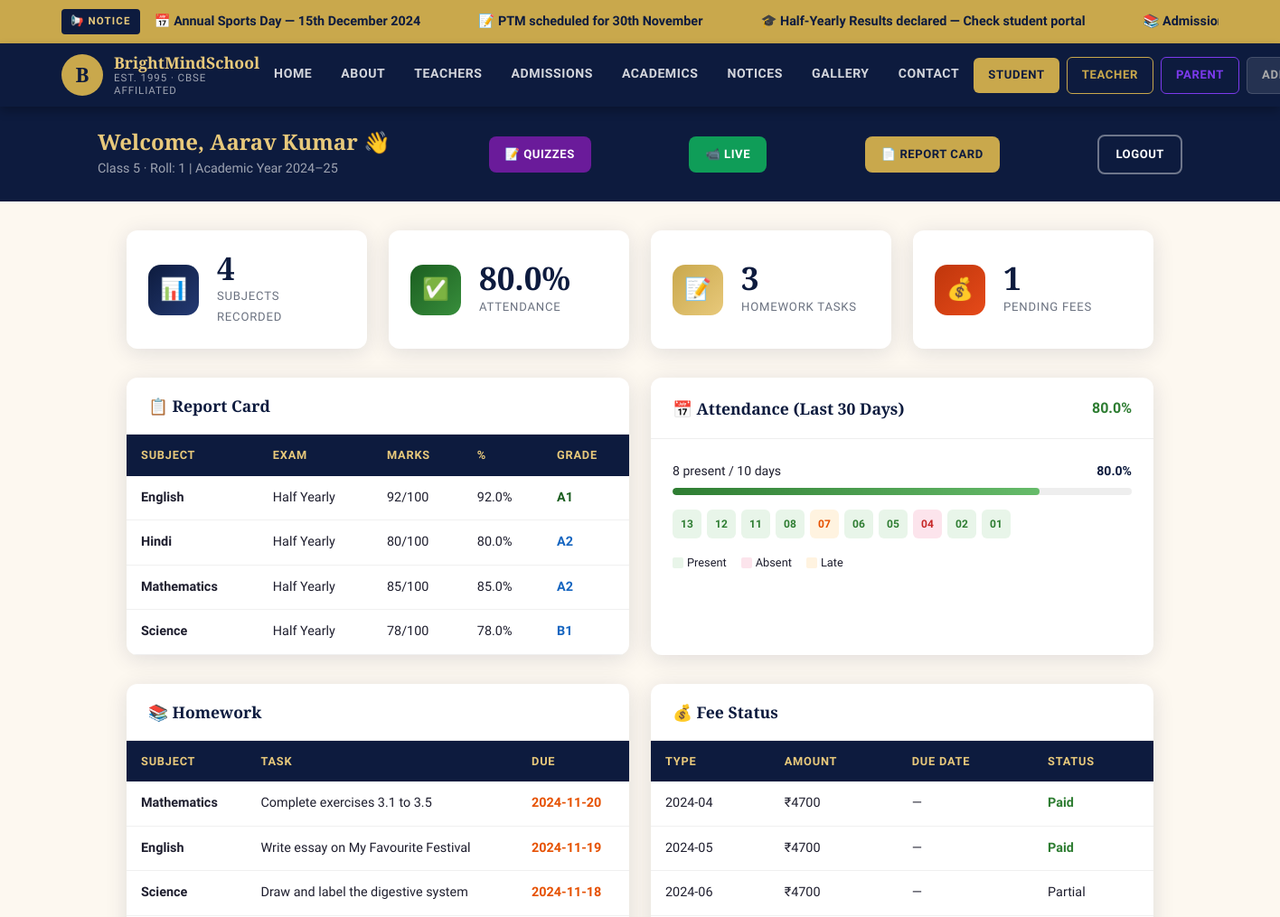
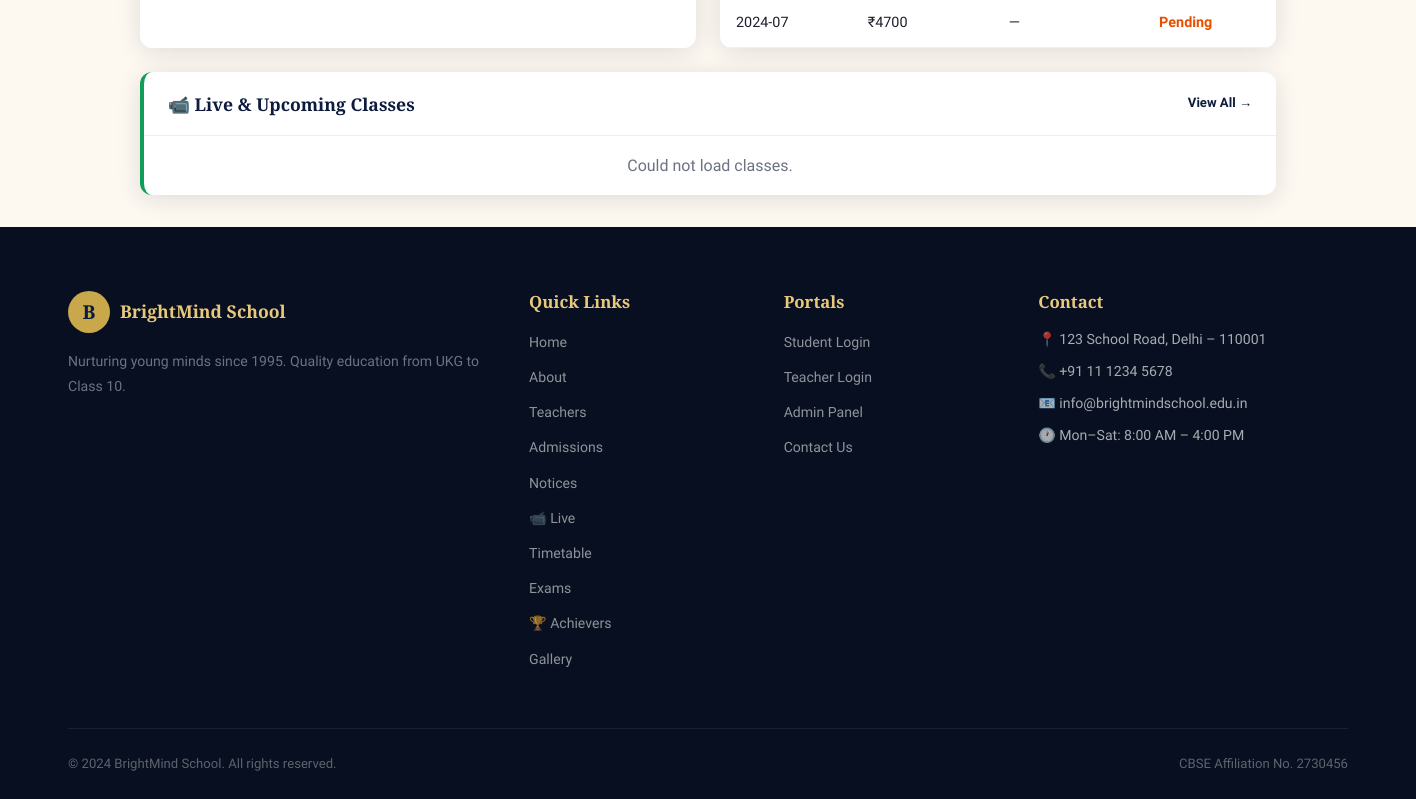
/student/dashboard (signed in), run on the app's committed database (2 pictures, top to bottom).
### tables this page shows
CREATE TABLE marks (
            id INTEGER PRIMARY KEY AUTOINCREMENT,
            student_id INTEGER NOT NULL, subject TEXT NOT NULL,
            marks REAL NOT NULL, max_marks REAL DEFAULT 100,
            exam_type TEXT DEFAULT "Unit Test",
            created_at TIMESTAMP DEFAULT CURRENT_TIMESTAMP,
            UNIQUE(student_id, subject, exam_type)
        );

CREATE TABLE attendance (
            id INTEGER PRIMARY KEY AUTOINCREMENT,
            student_id INTEGER NOT NULL, date TEXT NOT NULL, status TEXT NOT NULL,
            UNIQUE(student_id, date)
        );

CREATE TABLE homework (
            id INTEGER PRIMARY KEY AUTOINCREMENT,
            class_name TEXT NOT NULL, subject TEXT NOT NULL,
            description TEXT NOT NULL, due_date TEXT NOT NULL,
            teacher_id INTEGER, created_at TIMESTAMP DEFAULT CURRENT_TIMESTAMP
        );

CREATE TABLE fees (
            id INTEGER PRIMARY KEY AUTOINCREMENT,
            student_id INTEGER NOT NULL, class_name TEXT NOT NULL,
            fee_month TEXT NOT NULL, fee_year TEXT DEFAULT "2024-25",
            tuition_fee REAL DEFAULT 0, other_fee REAL DEFAULT 0,
            total_fee REAL DEFAULT 0, paid_amount REAL DEFAULT 0,
            remaining REAL DEFAULT 0, paid_date TEXT,
            status TEXT DEFAULT "Pending", remarks TEXT,
            UNIQUE(student_id, fee_month)
        );

### app.py (the view)
@app.route('/student/dashboard')
def student_dashboard():
    if session.get('role') != 'student': return redirect('/student/login')
    db  = get_db()
    sid = session['student_id']
    marks      = db.execute('SELECT * FROM marks WHERE student_id=?', (sid,)).fetchall()
    attendance = db.execute('SELECT * FROM attendance WHERE student_id=? ORDER BY date DESC LIMIT 30', (sid,)).fetchall()
    homework   = db.execute('SELECT * FROM homework WHERE class_name=? ORDER BY due_date DESC', (session['student_class'],)).fetchall()
    fees       = db.execute('SELECT * FROM fees WHERE student_id=? ORDER BY fee_month', (sid,)).fetchall()
    total   = len(attendance)
    present = sum(1 for a in attendance if a['status'] == 'Present')
    pct     = round((present/total*100) if total else 0, 1)
    return render_template('student_dashboard.html',
        marks=marks, attendance=attendance, homework=homework, fees=fees,
        attend_pct=pct, total_days=total, present_days=present)

### database/db.py (called while the page is built)
def get_db():
    db = getattr(g, '_database', None)
    if db is None:
        db = g._database = sqlite3.connect(DATABASE)
        db.row_factory = sqlite3.Row
        db.execute("PRAGMA foreign_keys = OFF")
    return db

### templates/student_dashboard.html (shortened to what this page needs)
{% extends 'base.html' %}
{% block content %}
<div class="dashboard">
  <div class="dash-header">
    <div class="dash-header-inner">
      <div>
        <h2>Welcome, {{ session.student_name }} 👋</h2>
        <p>{{ session.student_class }} · Roll: {% for m in marks %}{% endfor %} {{ session.get('student_id') }} | Academic Year 2024–25</p>
      </div>
      <a href="/student/quizzes" class="btn btn-sm" style="background:#6a1b9a;color:#fff;">📝 Quizzes</a>
      <a href="/live_classes" class="btn btn-sm" style="background:#0f9d58;color:#fff;">📹 Live</a>
      <a href="/student/report_card" class="btn btn-gold btn-sm" target="_blank">📄 Report Card</a>
      <a href="/student/logout" class="btn btn-outline btn-sm">Logout</a>
    </div>
  </div>
  <div class="dash-main">
    <div class="grid-4" style="margin-bottom:2rem;">
      <div class="stat-card">
        <div class="stat-icon navy">📊</div>
        <div>
          <div class="stat-num">{{ marks|length }}</div>
          <div class="stat-lbl">Subjects Recorded</div>
        </div>
      </div>
      <div class="stat-card">
        <div class="stat-icon green">✅</div>
        <div>
          <div class="stat-num">{{ attend_pct }}%</div>
          <div class="stat-lbl">Attendance</div>
        </div>
      </div>
      <div class="stat-card">
        <div class="stat-icon gold">📝</div>
        <div>
          <div class="stat-num">{{ homework|length }}</div>
          <div class="stat-lbl">Homework Tasks</div>
        </div>
      </div>
      <div class="stat-card">
        <div class="stat-icon orange">💰</div>
        <div>
          <div class="stat-num">{{ fees|selectattr('status','eq','Pending')|list|length }}</div>
          <div class="stat-lbl">Pending Fees</div>
        </div>
      </div>
    </div>
    <div class="grid-2" style="margin-bottom:2rem;">
      <div class="dash-card">
        <div class="dash-card-header"><h3>📋 Report Card</h3></div>
        <div class="table-wrap">
          <table>
            <thead><tr><th>Subject</th><th>Exam</th><th>Marks</th><th>%</th><th>Grade</th></tr></thead>
            <tbody>
              {% for m in marks %}
              {% set pct = (m['marks']/m['max_marks']*100)|round(1) %}
              <tr>
                <td><strong>{{ m['subject'] }}</strong></td>
                <td>{{ m['exam_type'] }}</td>
                <td>{{ m['marks']|int }}/{{ m['max_marks']|int }}</td>
                <td>{{ pct }}%</td>
                <td>
                  <span style="font-weight:700;color:{% if pct>=90 %}#1b5e20{% elif pct>=75 %}#1565c0{% elif pct>=60 %}#e65100{% else %}#c62828{% endif %};">
                    {% if pct>=90 %}A1{% elif pct>=80 %}A2{% elif pct>=70 %}B1{% elif pct>=60 %}B2{% elif pct>=50 %}C1{% else %}D{% endif %}
                  </span>
                </td>
              </tr>
              {% endfor %}
            </tbody>
          </table>
        </div>
      </div>
      <div class="dash-card">
        <div class="dash-card-header">
          <h3>📅 Attendance (Last 30 Days)</h3>
          <span style="font-weight:700;color:{% if attend_pct>=75 %}var(--green){% else %}var(--red){% endif %};">{{ attend_pct }}%</span>
        </div>
        <div class="dash-card-body">
          <div style="margin-bottom:1rem;">
            <div style="display:flex;justify-content:space-between;font-size:0.88rem;margin-bottom:6px;">
              <span>{{ present_days }} present / {{ total_days }} days</span>
              <span style="font-weight:700;color:var(--navy);">{{ attend_pct }}%</span>
            </div>
            <div class="progress-bar"><div class="progress-fill green" style="width:{{ attend_pct }}%;"></div></div>
          </div>
          <div style="display:flex;flex-wrap:wrap;gap:6px;">
            {% for a in attendance %}
            <span title="{{ a['date'] }}" style="width:32px;height:32px;border-radius:6px;display:flex;align-items:center;justify-content:center;font-size:0.75rem;font-weight:700;background:{% if a['status']=='Present' %}#e8f5e9;color:#2e7d32{% elif a['status']=='Absent' %}#fce4ec;color:#c62828{% else %}#fff3e0;color:#e65100{% endif %};">
              {{ a['date'][8:] }}
            </span>
            {% endfor %}
          </div>
          <div style="display:flex;gap:1rem;margin-top:1rem;font-size:0.8rem;">
            <span style="display:flex;align-items:center;gap:4px;"><span style="width:12px;height:12px;background:#e8f5e9;border-radius:2px;display:inline-block;"></span>Present</span>
            <span style="display:flex;align-items:center;gap:4px;"><span style="width:12px;height:12px;background:#fce4ec;border-radius:2px;display:inline-block;"></span>Absent</span>
            <span style="display:flex;align-items:center;gap:4px;"><span style="width:12px;height:12px;background:#fff3e0;border-radius:2px;display:inline-block;"></span>Late</span>
          </div>
        </div>
      </div>
    </div>
    <div class="grid-2">
      <div class="dash-card">
        <div class="dash-card-header"><h3>📚 Homework</h3></div>
        <div class="table-wrap">
          <table>
            <thead><tr><th>Subject</th><th>Task</th><th>Due</th></tr></thead>
            <tbody>
              {% for hw in homework %}
              <tr>
                <td><strong>{{ hw['subject'] }}</strong></td>
                <td>{{ hw['description'][:60] }}{% if hw['description']|length > 60 %}…{% endif %}</td>
                <td style="color:var(--orange);font-weight:600;">{{ hw['due_date'] }}</td>
              </tr>
              {% endfor %}
            </tbody>
          </table>
        </div>
      </div>
      <div class="dash-card">
        <div class="dash-card-header"><h3>💰 Fee Status</h3></div>
        <div class="table-wrap">
          <table>
            <thead><tr><th>Type</th><th>Amount</th><th>Due Date</th><th>Status</th></tr></thead>
            <tbody>
              {% for f in fees %}
              <tr>
                <td>{{ f['fee_month'] }}</td>
                <td>₹{{ f['total_fee']|int }}</td>
                <td>{{ f['due_date'] or '—' }}</td>
                <td><span class="status-{{ f['status']|lower }}">{{ f['status'] }}</span></td>
              </tr>
              {% endfor %}
            </tbody>
          </table>
        </div>
      </div>
    </div>
    <div class="dash-card" style="margin-top:1.5rem;border-left:4px solid #0f9d58;">
      <div class="dash-card-header">
        <h3>📹 Live &amp; Upcoming Classes</h3>
        <a href="/live_classes" style="color:var(--navy);font-size:0.82rem;font-weight:700;text-decoration:none;">View All →</a>
      </div>
      <div id="liveClassesWidget" style="padding:1rem;">
      </div>
    </div>
  </div>
</div>
{% endblock %}

### static/css/style.css (style rules this page uses)
:root { --navy: #0d1b3e; --navy-mid:#1a2f5e; --navy-lt: #243a73; --gold: #c9a84c; --gold-lt: #e8c97b; --gold-dk: #a07830; --cream: #fdf8f0; --warm: #f5ede0; --text: #1e1e2e; --muted: #6b7280; --white: #ffffff; --green: #2e7d32; --red: #c62828; --orange: #e65100; --shadow: 0 4px 24px rgba(13,27,62,0.12); --shadow-lg: 0 12px 48px rgba(13,27,62,0.18); --radius: 12px; --radius-lg: 20px; --transition: all 0.3s cubic-bezier(0.4, 0, 0.2, 1); }
*, *::before, *::after { box-sizing: border-box; margin: 0; padding: 0; }
html { scroll-behavior: smooth; font-size: 16px; }
body { font-family: 'Source Sans 3', sans-serif; color: var(--text); background: var(--cream); line-height: 1.7; overflow-x: hidden; }
h1,h2,h3,h4,h5 { font-family: 'Cormorant Garamond', serif; line-height: 1.25; }
h2 { font-size: clamp(1.8rem, 3vw, 2.8rem); font-weight: 600; }
h3 { font-size: 1.5rem; font-weight: 600; }
p { font-size: 1rem; color: var(--muted); }
a { text-decoration: none; color: inherit; transition: var(--transition); }
.btn { display: inline-flex; align-items: center; gap: 8px; padding: 14px 28px; border-radius: 8px; font-weight: 700; font-size: 0.9rem; letter-spacing: 0.04em; cursor: pointer; transition: var(--transition); border: none; text-transform: uppercase; }
.btn-gold { background: var(--gold); color: var(--navy); }
.btn-outline { background: transparent; color: var(--white); border: 2px solid rgba(255,255,255,0.4); }
.btn-sm { padding: 9px 18px; font-size: 0.82rem; }
.grid-4 { display: grid; grid-template-columns: repeat(4, 1fr); gap: 1.5rem; }
.grid-2 { display: grid; grid-template-columns: repeat(2, 1fr); gap: 1.5rem; }
.dashboard { background: var(--cream); min-height: 100vh; }
.dash-header { background: var(--navy); color: var(--white); padding: 1.5rem 2rem; }
.dash-header-inner { max-width: 1200px; margin: 0 auto; display: flex; align-items: center; justify-content: space-between; }
.dash-header h2 { color: var(--gold-lt); font-size: 1.5rem; margin-bottom: 0.15rem; }
.dash-header p { color: rgba(255,255,255,0.6); font-size: 0.9rem; }
.dash-main { max-width: 1200px; margin: 0 auto; padding: 2rem; }
.stat-card { background: var(--white); border-radius: var(--radius); padding: 1.5rem; box-shadow: var(--shadow); display: flex; align-items: center; gap: 1.25rem; }
.stat-icon { width: 56px; height: 56px; border-radius: 14px; display: flex; align-items: center; justify-content: center; font-size: 1.5rem; flex-shrink: 0; }
.stat-icon.navy { background: linear-gradient(135deg, var(--navy), var(--navy-lt)); color: var(--gold); }
.stat-icon.gold { background: linear-gradient(135deg, #c9a84c, #e8c97b); color: var(--navy); }
.stat-icon.green { background: linear-gradient(135deg, #1b5e20, #388e3c); color: #a5d6a7; }
.stat-icon.orange { background: linear-gradient(135deg, #bf360c, #e64a19); color: #ffccbc; }
.stat-num { font-family: 'Cormorant Garamond', serif; font-size: 2.2rem; font-weight: 700; color: var(--navy); line-height: 1; }
.stat-lbl { font-size: 0.82rem; color: var(--muted); text-transform: uppercase; letter-spacing: 0.06em; margin-top: 3px; }
.dash-card { background: var(--white); border-radius: var(--radius); box-shadow: var(--shadow); overflow: hidden; }
.dash-card-header { padding: 1.25rem 1.5rem; border-bottom: 1px solid #eee; display: flex; align-items: center; justify-content: space-between; }
.dash-card-header h3 { font-size: 1.1rem; color: var(--navy); }
.dash-card-body { padding: 1.5rem; }
.progress-bar { height: 8px; background: #eee; border-radius: 4px; overflow: hidden; }
.progress-fill { height: 100%; border-radius: 4px; transition: width 0.6s ease; }
.progress-fill.green { background: linear-gradient(90deg, #2e7d32, #66bb6a); }
.table-wrap { overflow-x: auto; }
table { width: 100%; border-collapse: collapse; font-size: 0.9rem; }
thead th { background: var(--navy); color: var(--gold-lt); font-weight: 600; padding: 12px 16px; text-align: left; font-size: 0.8rem; letter-spacing: 0.06em; text-transform: uppercase; }
tbody tr { border-bottom: 1px solid #f0f0f0; transition: background 0.2s; }
tbody td { padding: 12px 16px; color: var(--text); }
.status-paid { color: var(--green); font-weight: 700; }
.status-pending { color: var(--orange); font-weight: 700; }

### data on the page
marks: subject "English", exam_type "Half Yearly", marks "92", max_marks "100", marks "92.0", shows "A1"
marks: subject "Hindi", exam_type "Half Yearly", marks "80", max_marks "100", marks "80.0", shows "A2"
marks: subject "Mathematics", exam_type "Half Yearly", marks "85", max_marks "100", marks "85.0", shows "A2"
marks: subject "Science", exam_type "Half Yearly", marks "78", max_marks "100", marks "78.0", shows "B1"
attendance: date "13"
attendance: date "12"
attendance: date "11"
attendance: date "08"
attendance: date "07"
attendance: date "06"
attendance: date "05"
attendance: date "04"
attendance: date "02"
attendance: date "01"
homework: subject "Mathematics", description "Complete exercises 3.1 to 3.5", due_date "2024-11-20"
homework: subject "English", description "Write essay on My Favourite Festival", due_date "2024-11-19"
homework: subject "Science", description "Draw and label the digestive system", due_date "2024-11-18"
fees: fee_month "2024-04", total_fee "4700", f "—", status "Paid"
fees: fee_month "2024-05", total_fee "4700", f "—", status "Paid"
fees: fee_month "2024-06", total_fee "4700", f "—", status "Partial"
fees: fee_month "2024-07", total_fee "4700", f "—", status "Pending"

### other printed values
{{ session.student_name }} "Aarav Kumar"
{{ session.student_class }} "Class 5"
{{ session.get('student_id') }} "1"
{{ marks|length }} "4"
{{ attend_pct }} "80.0"
{{ homework|length }} "3"
{{ fees|selectattr('status','eq','Pending')|list|length }} "1"
{{ present_days }} "8"
{{ total_days }} "10"
